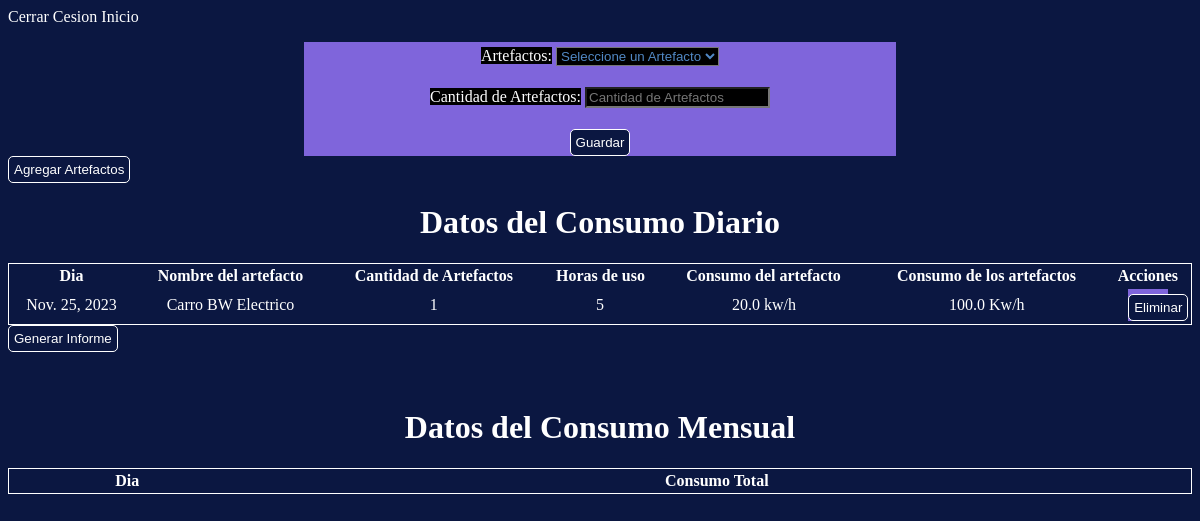
Before: /paginaUsuario/inventario/ (signed in) with the older database file.
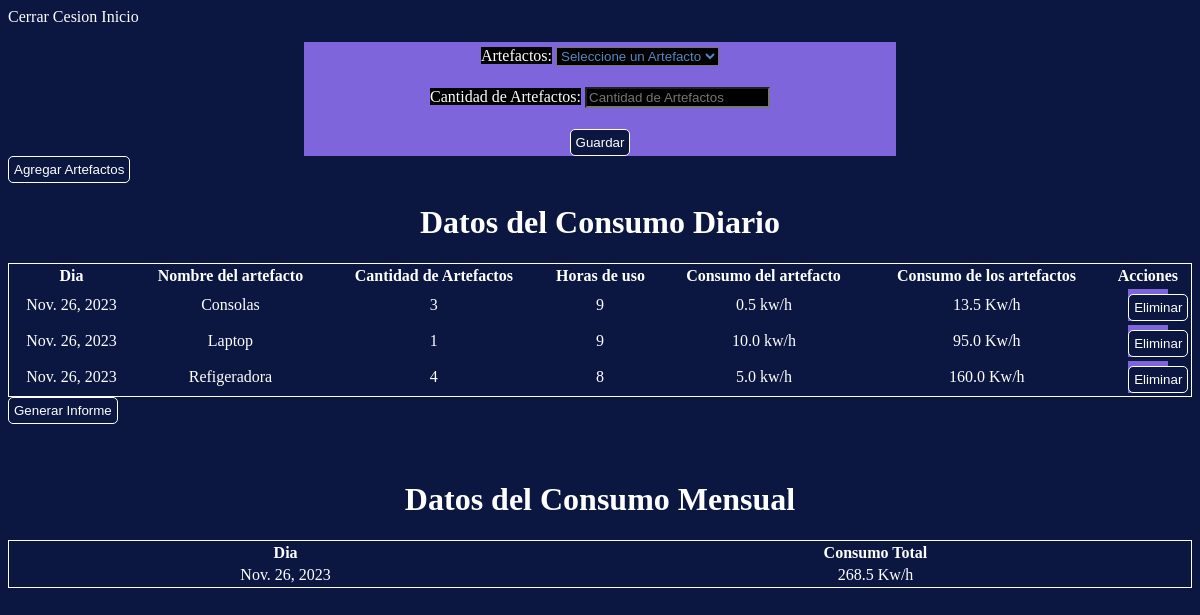
After: the same page with the newer database file.
### energy/models.py (models this page shows, shortened)
class Inventario(models.Model):
    user = models.ForeignKey(User, on_delete=models.CASCADE)
    artefacto = Artefactos.objects.all()
    dia = models.DateField(default=datetime.now)
    nombre = models.CharField(max_length=20)
    horasDeUso = models.IntegerField(default=0)
    cantidadArtefactos = models.IntegerField()
    consumoArtefacto = models.FloatField(default=0)
    consumoTotal = models.FloatField(default=0)

class ConsumoDiarioMensual(models.Model):
    user = models.ForeignKey(User, on_delete=models.CASCADE)
    inventario = models.ForeignKey(Inventario, on_delete=models.SET_NULL, null=True)
    dia = models.DateField(auto_now_add=True)  # Cambiado a auto_now_add para obtener la fecha actual en la creación del objeto
    consumoTotal = models.FloatField(default=0)  # Valor predeterminado actualizado a 0
    consumoTotalMensual = models.FloatField(default=0)

### energy/views.py (the view, shortened to what this page needs)
# urls.py: path('paginaUsuario/inventario/', inventario, name="inventario"),
def inventario(request):
    if request.user.is_authenticated:
        inventarioArtefacto = Inventario.objects.filter(user=request.user)
        consumoDiarioDelMes = ConsumoDiarioMensual.objects.filter(user=request.user)
        if request.method == 'GET':
            form = InventarioForm(user=request.user)
            return render(request, 'energy/home/inventario.html', {
                'form': form,
                'inventarioArtefacto': inventarioArtefacto,
                'consumoDiarioDelMes': consumoDiarioDelMes,
            })
    else:
        return render(request, 'energy/home/inventario.html', {
            'eliminar': eliminarDiaEnInventario,
        })

### energy/forms.py
class InventarioForm(forms.ModelForm):
    artefactos = forms.ModelChoiceField(
        widget=forms.Select(attrs={'placeholder': 'Artefactos'}),
        queryset=Artefactos.objects.all(),  # Inicialmente todos los artefactos, se actualizará en el __init__
        empty_label='Seleccione un Artefacto',
        required=True,
    )
    class Meta:
        model = Inventario
        fields = ('artefactos', 'cantidadArtefactos')
        widgets = {
            'cantidadArtefactos': forms.NumberInput(attrs={'placeholder': 'Cantidad de Artefactos'}),
        }
        labels = {
            'artefactos': 'Artefacto',
            'cantidadArtefactos': 'Cantidad de Artefactos',
        }
    def __init__(self, user, *args, **kwargs):
        super(InventarioForm, self).__init__(*args, **kwargs)
        self.fields['artefactos'].queryset = Artefactos.objects.filter(user=user)

### energy/models.py (called while the page is built)
    def __str__(self):
        return f"{self.nombreArtefacto}"

### energy/templates/energy/home/inventario.html (shortened to what this page needs)
<!DOCTYPE html>
<html lang="en">
<head>
</head>
<body>
<a href="{% url 'cerrarSesion' %}">Cerrar Cesion</a>
<a href="{% url 'paginaUsuario' %}">Inicio</a>
<form method="post" action="{% url 'inventario' %}">
  {{ form.as_p }}
  <button type="submit">Guardar</button>
</form>
<button type="submit" ><a href="{% url 'artefacto' %}">Agregar Artefactos</a></button>
<h1>Datos del Consumo Diario</h1>
<table>
  <tr>
      <th>Dia</th>
      <th>Nombre del artefacto</th>
      <th>Cantidad de Artefactos</th>
      <th>Horas de uso</th>
      <th>Consumo del artefacto</th>
      <th>Consumo de los artefactos</th>
      <th>Acciones</th>
  </tr>
  {% for inventario in inventarioArtefacto %}
    <tr>
        <td>{{ inventario.dia }}</td>
        <td>{{ inventario.nombre }}</td>
        <td>{{ inventario.cantidadArtefactos }}</td>
        <td>{{ inventario.horasDeUso }}</td>
        <td>{{ inventario.consumoArtefacto }} kw/h</td>
        <td>{{ inventario.consumoTotal }} Kw/h</td>
        <td>
        <form method="post" action="{% url 'eliminarDiaEnInventario' inventario.id %}">
          <button type="submit">Eliminar</button>
        </form>
        </td>
    </tr>
  {% endfor %}
</table>
    <button type="submit" ><a href="{% url 'informe' %}">Generar Informe</a></button>
<br> <br> <br>
<h1>Datos del Consumo Mensual</h1>
    <table>
      <tr>
          <th>Dia</th>
            <th>Consumo Total</th>
      </tr>
      {% for consumo in consumoDiarioDelMes %}
        <tr>
            <td>{{ consumo.dia }}</td>
            <td>{{ consumo.consumoTotal }} Kw/h</td>
        </tr>
      {% endfor %}
    </table>
</body>
</html>

Changed rows visible on the page:
removed Inventario: dia "Nov. 25, 2023", nombre "Carro BW Electrico", cantidadArtefactos "1", horasDeUso "5", consumoArtefacto "20.0", consumoTotal "100.0"
added Inventario: dia "Nov. 26, 2023", nombre "Consolas", cantidadArtefactos "3", horasDeUso "9", consumoArtefacto "0.5", consumoTotal "13.5"
added Inventario: dia "Nov. 26, 2023", nombre "Laptop", cantidadArtefactos "1", horasDeUso "9", consumoArtefacto "10.0", consumoTotal "95.0"
added Inventario: dia "Nov. 26, 2023", nombre "Refigeradora", cantidadArtefactos "4", horasDeUso "8", consumoArtefacto "5.0", consumoTotal "160.0"
added ConsumoDiarioMensual: dia "Nov. 26, 2023", consumoTotal "268.5"
